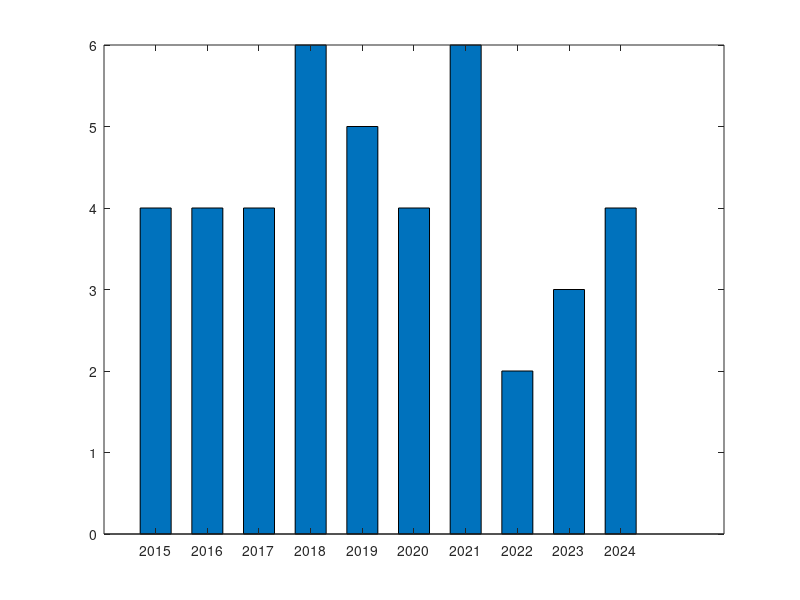

MATLAB code for this plot: (Note: this script raises an error after producing the figure.)
%% Publication Year Distribution - Bar Chart
figure('Position', [100 100 800 500]);

%% ---- Data ----
years  = 2015:2024;
counts = [4 4 4 6 5 4 6 2 3 4];

%% ---- Bar Chart ----
b = bar(years, counts, 0.6);
b.FaceColor = [0.20 0.49 0.74];
b.EdgeColor = 'white';
b.LineWidth = 1.2;

%% ---- Axes Formatting ----
ax = gca;
ax.XTick      = years;
ax.XTickLabel = string(years);
ax.YLim       = [0 max(counts) + 1.5];
ax.XLim       = [2014.5 2024.5];
ax.FontSize   = 10;
ax.Box        = 'off';
ax.GridColor  = [0.8 0.8 0.8];
ax.YGrid      = 'on';
ax.GridAlpha  = 0.5;

%% ---- Labels and Title ----
xlabel('Publication Year', 'FontSize', 11, 'FontWeight', 'bold');
ylabel('Number of Studies',  'FontSize', 11, 'FontWeight', 'bold');
%title('Distribution of Included Studies by Publication Year (2015–2024)', ...
     % 'FontSize', 12, 'FontWeight', 'bold');
